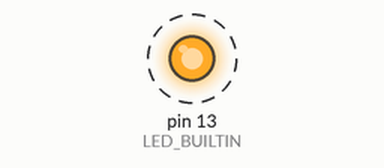
This sketch was run on a simulated Arduino Nano, built with avr-gcc and run on an emulated ATmega328P. Parts: output pins drawn as LEDs (lit = HIGH). Dashed ring = blinking. What the sketch prints to the serial monitor is not drawn.

Above: at 29.2 s.
Timing chart, 0 to 33.4 s (numbered marks = the images above):
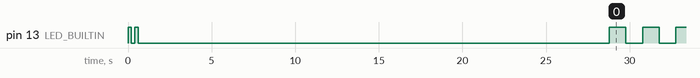

Measured:
- by itself, pin 13 (LED_BUILTIN): goes LOW 0.20 s, HIGH 0.20 s, LOW 28.2 s, 50 × (HIGH 1.0 s, LOW 1.0 s), HIGH 1.0 s, then LOW

The sketch:

nano_benchmark.ino
```cpp
void setup() {
  Serial.begin(115200); // Make sure your Serial Monitor matches this!

  // On Nano, we don't strictly need "while(!Serial)" because
  // the board auto-resets when you open the monitor.

  pinMode(LED_BUILTIN, OUTPUT);

  // --- FLASH LED TWICE ---
  for(int i=0; i<2; i++) {
    digitalWrite(LED_BUILTIN, HIGH); // On
    delay(200);
    digitalWrite(LED_BUILTIN, LOW);  // Off
    delay(200);
  }

  Serial.println("--- STARTING NANO BENCHMARK ---");

  unsigned long startTime = millis();

  // The Heavy Math (Calculating Pi)
  // Note: This will be VERY slow on Nano compared to STM32
  float pi = 0;
  float sign = 1.0;

  for (long i = 0; i < 500000; i++) {
    pi += sign / (2.0 * i + 1.0);
    sign *= -1.0;
  }
  pi *= 4.0;

  unsigned long endTime = millis();

  Serial.print("Calculated Pi: ");
  Serial.println(pi, 6);
  Serial.print("Time Taken: ");
  Serial.print(endTime - startTime);
  Serial.println(" ms");

  Serial.println("-----------------------------------");
}

void loop() {
  // Blink slowly to show it's done
  digitalWrite(LED_BUILTIN, HIGH);
  delay(1000);
  digitalWrite(LED_BUILTIN, LOW);
  delay(1000);
}
```
